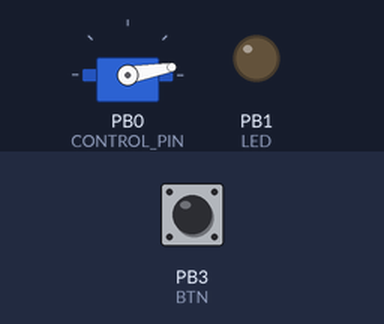
Recording of a sketch running on a simulated ATtiny85, built with avr-gcc and run on an emulated ATtiny85. On the bench: servo, output pins drawn as LEDs (lit = HIGH). Inputs (shaded band) come from the test bench; at power-on: PB3 (BTN) HIGH.

Above: at 1.2 s.
1.3 s: PB3 (BTN) pulled LOW for 0.15 s
At 1.4 s:
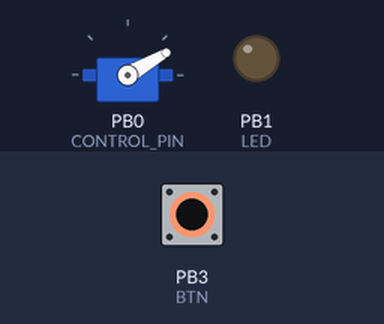
2.9 s: PB3 (BTN) pulled LOW for 3.2 s
At 5.8 s:
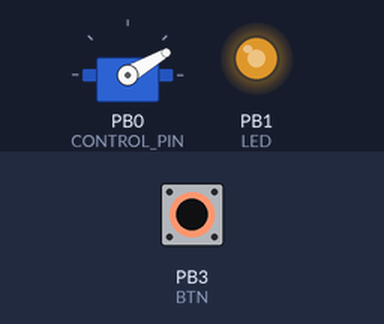
At 6.5 s:
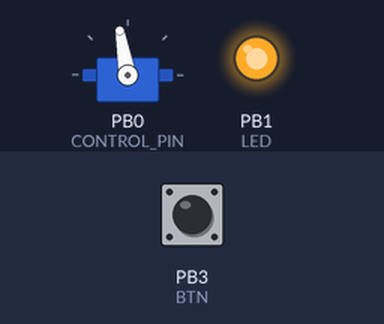
Timing chart, 0 to 9.6 s (numbered marks = the images above; inputs shaded):
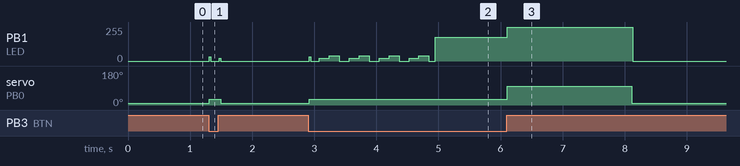

The sketch:

pinewood_racer.ino
```cpp
 #include <SoftwareServo.h>

#define FULL_THROTTLE 100
#define IDLE_THROTTLE 30
#define STOP_THROTTLE 10
// The number of full throttle time steps to operate for.
#define FT_TIMESTEPS 100

// Limit must be pressed at least ARM_THRESHOLD * 20 ms to arm
#define ARM_THRESHOLD 100

SoftwareServo myservo;  // create servo object to control a servo

#define BTN 3
#define LED 1
#define CONTROL_PIN 0
int arm_count = 0;

void setup()
{
  myservo.attach(CONTROL_PIN);  // attaches the servo on pin 2 to the servo object
  pinMode(BTN, INPUT_PULLUP);
  pinMode(LED, OUTPUT);
}

/* Full Throttle mode -- runs the fan at full throttle for X seconds.
 *
 *
 */
void full_throttle(){
  myservo.write(FULL_THROTTLE);
  for (int i=0; i < FT_TIMESTEPS; i++) {
    SoftwareServo::refresh();
    delay(20);   // waits for the servo to get there
  }
}

void stop_throttle(){
  myservo.write(STOP_THROTTLE);
  SoftwareServo::refresh();
  delay(20);   // waits for the servo to get there
}
/* This is the function we call when the controller is ready to fire.
 *
 */
void state_hot(){
  int arm_count = 0;
  myservo.write(IDLE_THROTTLE);
  // Limit must be pressed at least ARM_THRESHOLD * 20 ms to arm
  while((arm_count < ARM_THRESHOLD ) || !digitalRead(BTN)) {
    SoftwareServo::refresh();
    delay(20);   // waits for the servo to get there

    // Don't be actually armed until arm_count > ARM_THRESHOLD
    if (arm_count < ARM_THRESHOLD) {
      arm_count += 1;

      // Blink the light while we're still arming.
      analogWrite(LED, 20 * ((arm_count / 8) % 3));
      if (digitalRead(BTN)) {
        // If the limit is released before we're armed, return without incident.
        return ;
      }
    } else {
      analogWrite(LED, 180);
    }
  }
  /* GO GO GO!!!! */
  digitalWrite(LED, HIGH);
  full_throttle();
  stop_throttle();
  digitalWrite(LED, LOW);
}


void loop()
{
  if (!digitalRead(BTN)) {
    analogWrite(LED, 32);
    state_hot();
  } else {
    myservo.write(STOP_THROTTLE);
    digitalWrite(LED, LOW);
  }
  SoftwareServo::refresh();
  delay(20);   // waits for the servo to get there
}
```

Measured:
- after the input at 1.3 s, PB1 (LED): 0/255 → 32/255 at once, → 0/255 0.02 s later, → 20/255 0.14 s later, → 0/255 0.02 s later; servo on PB0 (CONTROL_PIN): 10° → 30° at once, → 10° 0.18 s later
- after the input at 2.9 s, servo on PB0 (CONTROL_PIN): 10° → 30° at once, → 100° 3.2 s later, → 10° 2.0 s later
